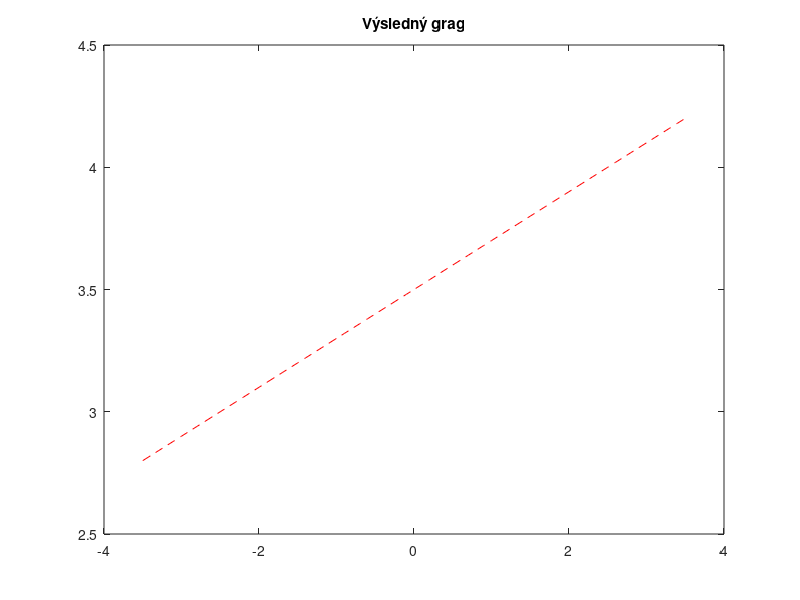

Reproduce this figure in MATLAB.
% 2021.12.07
% Metóda najmenších štvorcov
% Jakub Daxner

x = [-3 -1 1 3];
y = [2 5 3 4];

n = length(x);

% Inicializoanie premenných
X = 0;
Xpow2 = 0;
XY = 0;
Y = 0;
finalY = 0;
finalX = 0;

% SUm of 
for i = 1 : n;
    X = X + x(i);
    Xpow2 = Xpow2 + x(i)*x(i);
    Y = Y + y(i);
    XY = XY + x(i)*y(i);
endfor

% Riešením sústavy sú hodnoty :
finalX = (n*XY - X * Y) / (n* Xpow2 - X * X);
finalY = (Y - finalY*X) / n;


disp("Equation = ")
finalX
finalY

xInt = -3.5 : 0.1 : 3.5;
f = @(x) finalX*(x) + finalY;
yInt = f(xInt);

plot(xInt, yInt, "r--")
title("Výsledný grag")